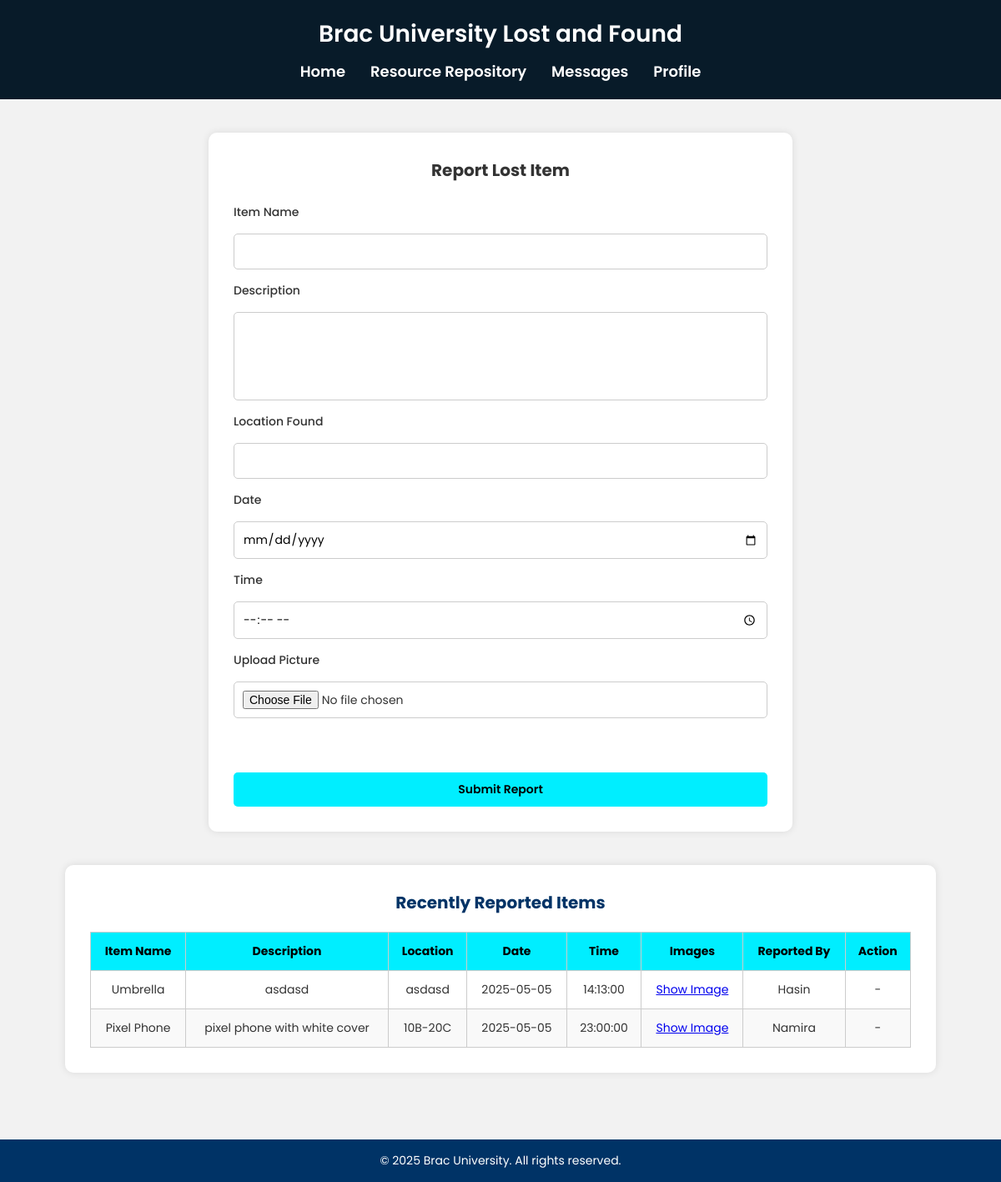
The page /lost_and_found/lost_and_foundpage.php on the database as committed earlier.
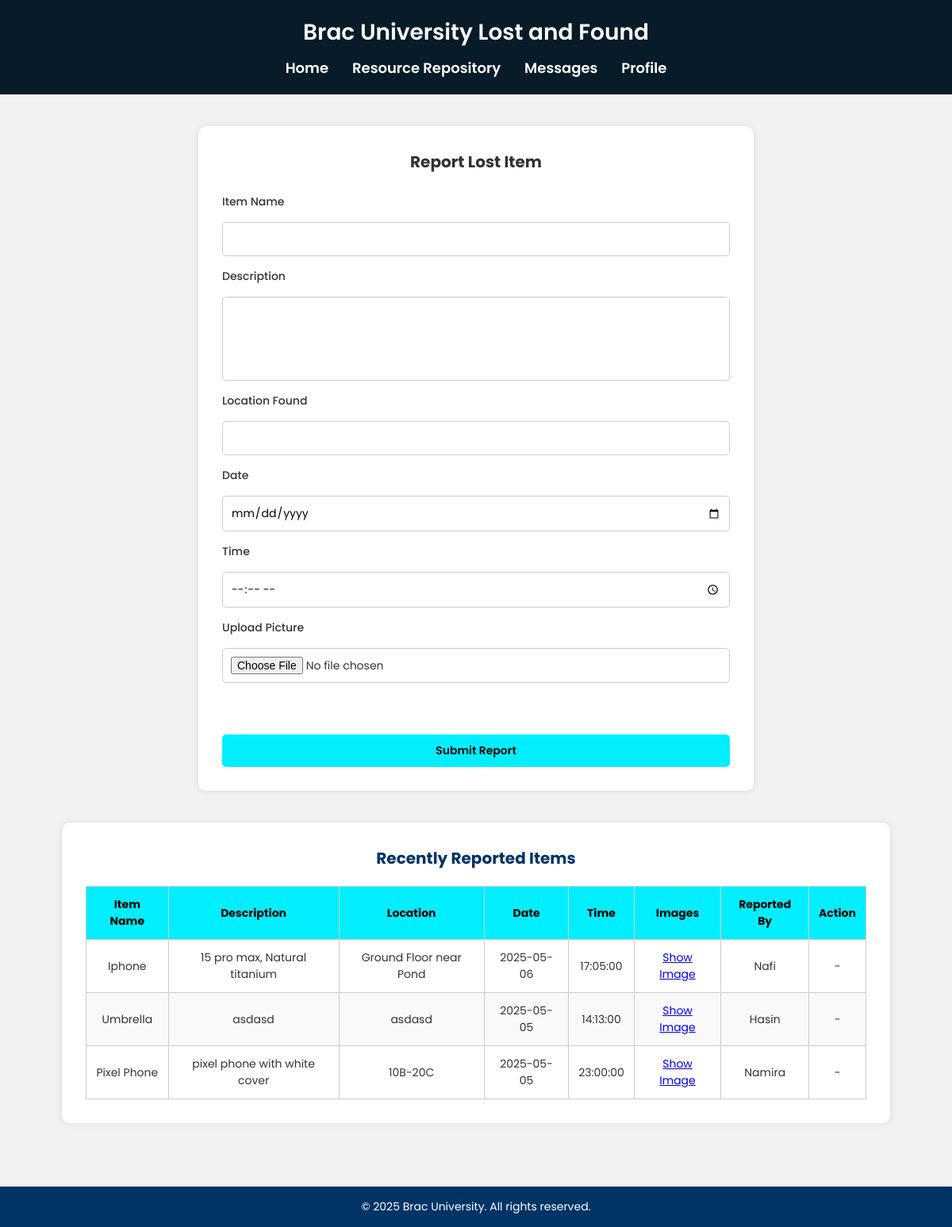
The same page on the database as committed later.
### tables this page shows
CREATE TABLE `lost_and_found` (
  `item_id` int(11) NOT NULL AUTO_INCREMENT,
  `date` date NOT NULL,
  `time` time NOT NULL,
  `item_name` text NOT NULL,
  `description` text NOT NULL,
  `location` text NOT NULL,
  `image_path` varchar(255) DEFAULT NULL,
  `user_id` int(11) NOT NULL,
  PRIMARY KEY (`item_id`),
  KEY `LAF` (`user_id`),
  CONSTRAINT `LAF` FOREIGN KEY (`user_id`) REFERENCES `user` (`user_id`)
);

CREATE TABLE `user` (
  `user_id` int(11) NOT NULL AUTO_INCREMENT,
  `username` varchar(50) NOT NULL,
  `email` varchar(100) NOT NULL,
  `password` varchar(255) NOT NULL,
  `status` varchar(50) NOT NULL DEFAULT 'Offline',
  `id_no` int(11) DEFAULT NULL,
  PRIMARY KEY (`user_id`),
  UNIQUE KEY `email` (`email`),
  UNIQUE KEY `id_no` (`id_no`)
);

### lost_and_found/lost_and_foundpage.php (the view, shortened to what this page needs)
<!DOCTYPE html>
<html lang="en">
<head>
  <link rel="stylesheet" href="style.css" />
</head>
<body>
  <header class="site-header">
    <div class="container">
      <h1>Brac University Lost and Found</h1>
      <nav>
        <ul class="nav-links">
          <li><a href="../index.php">Home</a></li>
          <li><a href="../Resource_Repository/resourcepage.php">Resource Repository</a></li>
          <li><a href="#">Messages</a></li>
          <li><a href="#">Profile</a></li>
        </ul>
      </nav>
    </div>
  </header>
  <main>
    <section class="report-section">
      <h2>Report Lost Item</h2>
      <form action="upload.php" method="post" enctype="multipart/form-data">
        <label>Item Name</label>
        <input type="text" name="item_name" required>
        <label>Description</label>
        <textarea rows="4" name="description" required></textarea>
        <label>Location Found</label>
        <input type="text" name="location_found" required>
        <label>Date</label>
        <input type="date" name="date" required>
        <label>Time</label>
        <input type="time" name="time" required>
        <label>Upload Picture</label>
        <input type="file" name="item_image" accept="image/*"><br>
        <button type="submit">Submit Report</button>
      </form>
    </section>
    <section class="table-section">
      <h2>Recently Reported Items</h2>
      <table>
        <thead>
          <tr>
            <th>Item Name</th>
            <th>Description</th>
            <th>Location</th>
            <th>Date</th>
            <th>Time</th>
            <th>Images</th>
            <th>Reported By</th>
            <th>Action</th>
          </tr>
        </thead>
        <tbody>
          <?php
            require_once '../connect.php';
            $sql = "SELECT lost_and_found.*, user.username
                    FROM lost_and_found
                    JOIN user ON lost_and_found.user_id = user.user_id
                    ORDER BY lost_and_found.date DESC";
            $result = $conn->query($sql);
            if ($result->num_rows > 0) {
                while ($row = $result->fetch_assoc()) {
                  echo "<tr>
                  <td>{$row['item_name']}</td>
                  <td>{$row['description']}</td>
                  <td>{$row['location']}</td>
                  <td>{$row['date']}</td>
                  <td>{$row['time']}</td>
                  <td><a href='{$row['image_path']}' target='_blank'>Show Image</a></td>
                  <td>{$row['username']}</td>";
                  if (isset($_SESSION['user_id']) && $_SESSION['user_id'] == $row['user_id']) {
                      echo "<td><a href='delete.php?id={$row['item_id']}' onclick=\"return confirm('Delete this report?');\">Delete</a></td>";
                  } else {
                      echo "<td>-</td>";
                  }
                  echo "</tr>";
              }
            } else {
                echo "<tr><td colspan='6'>No resources uploaded yet.</td></tr>";
            }
            ?>
        </tbody>
      </table>
    </section>
  </main>
  <footer class="site-footer">
    &copy; 2025 Brac University. All rights reserved.
  </footer>
</body>
</html>

### lost_and_found/style.css (style rules this page uses)
* { margin: 0; padding: 0; box-sizing: border-box; font-family: 'Poppins', sans-serif; }
body { background-color: #f2f2f2; color: #333; }
.site-header { background-color: #081b29; padding: 20px 0 10px; text-align: center; }
.site-header h1 { color: white; font-size: 28px; font-weight: 600; margin-bottom: 10px; }
.nav-links { display: flex; justify-content: center; gap: 30px; list-style: none; padding-bottom: 10px; }
.nav-links a { color: white; text-decoration: none; font-size: 18px; font-weight: 600; }
main { padding: 40px 20px; display: flex; flex-direction: column; align-items: center; }
.report-section { background: white; padding: 30px; border-radius: 10px; width: 90%; max-width: 700px; margin-bottom: 40px; box-shadow: 0 0 10px rgba(0,0,0,0.1); }
.report-section h2 { text-align: center; font-size: 20px; margin-bottom: 25px; }
.report-section form { display: flex; flex-direction: column; gap: 15px; }
form label { font-size: 14px; font-weight: 500; }
form input, form textarea { padding: 10px; font-size: 14px; border: 1px solid #ccc; border-radius: 5px; resize: none; }
form button { background-color: #0ef; color: black; padding: 10px 0; border: none; font-size: 14px; font-weight: 600; border-radius: 5px; cursor: pointer; margin-top: 10px; }
.table-section { background: white; padding: 30px; border-radius: 10px; width: 90%; box-shadow: 0 0 10px rgba(0,0,0,0.1); text-align: center; }
.table-section h2 { font-size: 20px; color: #003366; margin-bottom: 20px; }
table { width: 100%; border-collapse: collapse; font-size: 14px; }
thead { background-color: #0ef; color: black; }
th, td { padding: 12px; border: 1px solid #ccc; text-align: center; }
tbody tr:nth-child(even) { background-color: #f9f9f9; }
.site-footer { background-color: #003366; color: white; text-align: center; padding: 15px 0; margin-top: 40px; font-size: 14px; }

Rows that differ between the two databases and show on the page:
added lost_and_found: item_name "Iphone", description "15 pro max, Natural titanium", location "Ground Floor near Pond", date "2025-05-06", time "17:05:00", user.username "Nafi"
